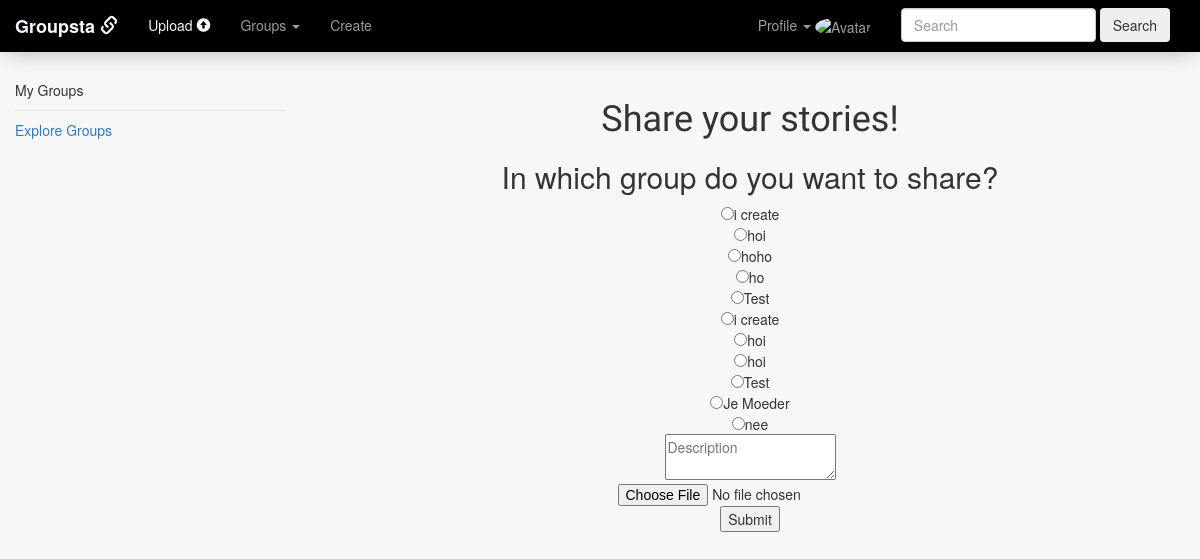
The page /post (signed in) on the database its author committed.
### tables this page shows
CREATE TABLE 'follow' ('follow_id' INTEGER PRIMARY KEY AUTOINCREMENT NOT NULL, 'user_id' INTEGER, 'group_id' INTEGER,'username' TEXT,'groupname' TEXT, 'time' DATETIME DEFAULT CURRENT_TIMESTAMP, 'admin' INTEGER);

### application.py (the view)
@app.route("/post", methods=["GET", "POST"])
@login_required
def post():
    post = posts.Post(session["user_id"])
    following = post.loadgroups()
    if request.method == "POST" and 'photo' in request.files:
        photo = request.files["photo"]
        if not photo:
            return render_template("post.html", groups = following, error = "no photo uploaded, pick one!")
        filename = str(photo.filename)
        if filename.endswith(('.jpg','.png','.jpeg','.gif','.JPG','.PNG','.JPEG','.GIF')):
            file = photos.save(photo)
            choice = request.form["group"]
            if not choice:
                return render_template("post.html", groups=following, error = "no group chosen")
            session["group_id"] = choice
            description = request.form["description"]
            path = file
            post.upload(path, choice, description)
            return redirect(url_for("index"))
        else:
            return render_template("post.html", groups = following, error = "extension not allowed")
    else:
        return render_template("post.html", groups = following)

### helpers.py (called while the page is built)
def login_required(f):
    @wraps(f)
    def decorated_function(*args, **kwargs):
        if session.get("user_id") is None:
            return redirect("/login")
        return f(*args, **kwargs)
    return decorated_function

### models/posts.py (called while the page is built)
        def loadgroups(self):
                result = db.execute("SELECT * FROM follow where user_id = :user_id", user_id = self.user_id)
                return result

### templates/post.html (shortened to what this page needs)
{% extends "layout.html" %}
{% block main %}
    <body>
        <h1>Share your stories!</h1>
        <h2>In which group do you want to share?</h2>
        <form enctype=multipart/form-data action="{{ url_for('post') }}" method=POST>
            {% for group in groups %}
            <input type="radio" name="group" value="{{ group.group_id }}">{{ group.groupname }}<br>
            {% endfor %}
            <textarea name="description" placeholder="Description"></textarea>
            <input type="file" name="photo">
            <input type="submit" name="action">
        </form>
    </body>
{% endblock %}

### static/style.css (style rules this page uses)
body, html, .container-fluid, .sidebar { height: 100%; min-height: 100%; margin: 0; }
body { background-color: #f7f7f7; height: 100%; }
h1 { font-family: 'Varela', sans-serif; }

### rows shown on the page
follow: groupname "i create"
follow: groupname "hoi"
follow: groupname "hoho"
follow: groupname "ho"
follow: groupname "Test"
follow: groupname "i create"
follow: groupname "hoi"
follow: groupname "hoi"
follow: groupname "Test"
follow: groupname "Je Moeder"
follow: groupname "nee"
